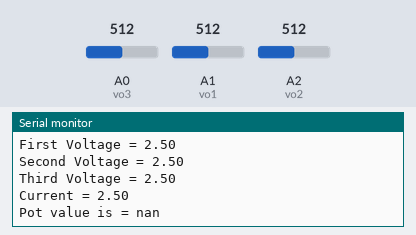
Bench run of a sketch on a simulated Arduino Uno, built with avr-gcc and run on an emulated ATmega328P. Parts: the last lines printed to the serial monitor. The inputs (shaded band) are chosen by the test bench; at power-on: A0 (vo3) = 512, A1 (vo1) = 512, A2 (vo2) = 512.

Above: at 1.8 s.
1.9 s: A0 (vo3) set to 716
At 3.0 s:
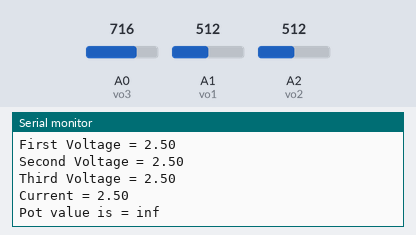
4.8 s: A1 (vo1) set to 716
At 6.2 s:
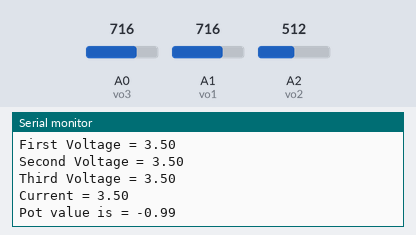
7.9 s: A2 (vo2) set to 306
9.4 s: A0 (vo3) set to 900
At 10.4 s:
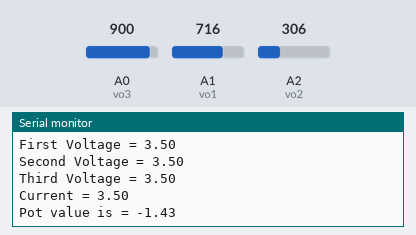
10.9 s: A1 (vo1) set to 900
At 12.2 s:
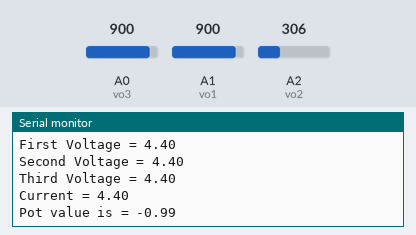
12.4 s: A2 (vo2) set to 122
Timing chart, 0 to 14.9 s (numbered marks = the images above; inputs shaded):
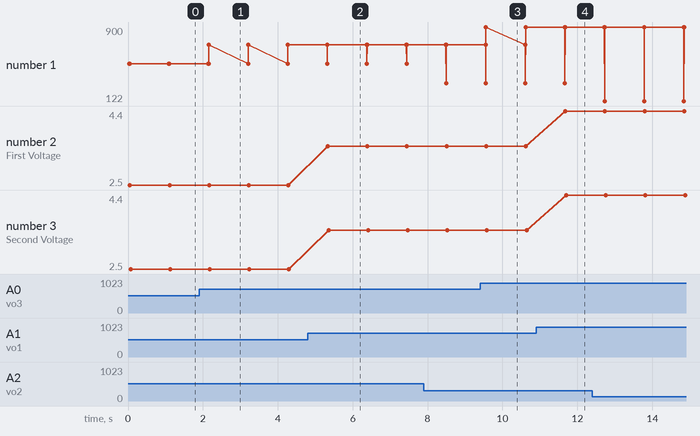

Measured:
- after the input at 1.9 s, the serial monitor: prints a new line after 0.26 s (image 1)
- after the input at 4.8 s, the serial monitor: prints a new line after 0.53 s (image 2)
- after the input at 9.4 s, the serial monitor: prints a new line after 0.16 s (image 3)
- after the input at 10.9 s, the serial monitor: prints a new line after 0.78 s (image 4)
- plotted number 1: 512 → 716 after the input at 1.9 s, 716 → 900 after the input at 9.4 s
- plotted number 2: 2.5 → 3.5 after the input at 4.8 s, 3.5 → 4.4 after the input at 10.9 s
- plotted number 3: 2.5 → 3.5 after the input at 4.8 s, 3.5 → 4.4 after the input at 10.9 s

The sketch:

measureResistance.ino
```cpp
//This program reads the current of a voltage divider to determine one of the resistors value (a potentiometer).
//For now the potentiometer value is being read correctly (tested with a 1kΩ resistor and a 5kΩ potentiometer)

//float convertADC = 5.0/1023.0;   //Constant used to convert ADC readings into voltage values.
//float baseResistance = 776.6;  //The units are kΩ. This resistance prevents the potentiometer that leads to make a short circuit, it also
                             //raises resistance floor.It will also be used to measure the resistance of the potentiometer.
                             //Its value is determined beforehand.
float baseResistance = 0.9898;
float potValue = 0.0;            //The units are kΩ. The calculated value for the potentiometer.
const int vo1 = A1;                //analog reading of the baseResistance at the source side.
const int vo2 = A2;                //analog reading of the baseResistance at the potentiometer side.
const int vo3 = A0;                ///analog reading of the other side of the potentiometer.
int vo1BitValue = 0;
int vo2BitValue = 0;
int vo3BitValue = 0;
float vo1DecValue = 0.0;
float vo2DecValue = 0.0;
float vo3DecValue = 0.0;
float resCurrent = 0.0;  //Current that passses through the baseResistor. The current units are mA.


void setup() {
  // put your setup code here, to run once:
  Serial.begin(9600);

  Serial.println("Begin");
//  Serial.print("convertADC value = ");
//  Serial.println(convertADC);
  Serial.print("baseResistance value = ");
  Serial.println(baseResistance);
}

void loop() {
  // put your main code here, to run repeatedly:
   vo1BitValue = analogRead(vo1);
   vo2BitValue = analogRead(vo2);
   vo3BitValue = analogRead(vo3);
   vo1DecValue = vo1BitValue * (5.0/1023.0);
   vo2DecValue = vo2BitValue * (5.0/1023.0);
   vo3DecValue = vo3BitValue * (5.0/1023.0);
   resCurrent = (vo1DecValue - vo2DecValue) / baseResistance;
   potValue = (vo2DecValue - vo3DecValue) / resCurrent;
   Serial.println(vo1BitValue);
   Serial.println(vo2BitValue);
   Serial.println(vo3BitValue);
   Serial.print("First Voltage = ");
   Serial.println(vo1DecValue);
   Serial.print("Second Voltage = ");
   Serial.println(vo1DecValue);
   Serial.print("Third Voltage = ");
   Serial.println(vo1DecValue);
   Serial.print("Current = ");
   Serial.println(vo1DecValue);
   Serial.print("Pot value is = ");
   Serial.println(potValue);
   delay(1000);


}
```
